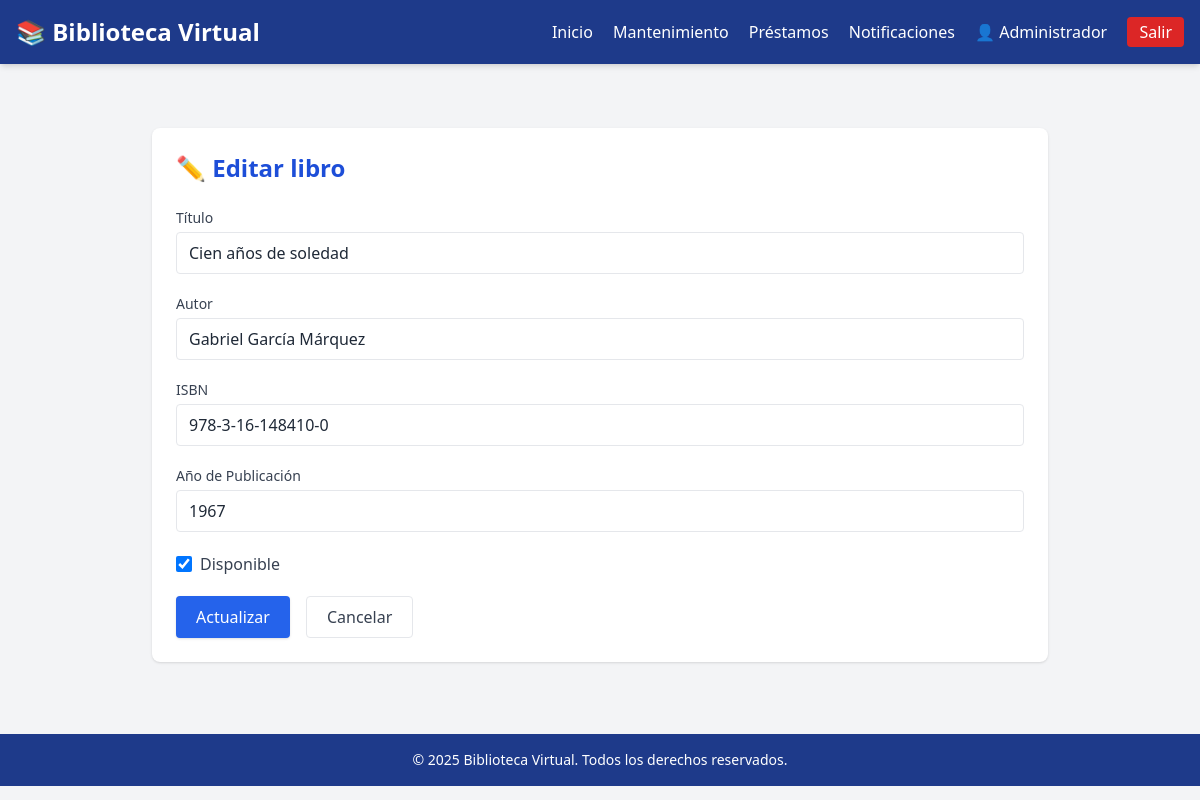
Page /index.php?action=editar&id=4 (signed in) on the committed database.
### tables this page shows
CREATE TABLE `libro` (
  `id` int(11) NOT NULL,
  `titulo` varchar(255) NOT NULL,
  `autor` varchar(255) DEFAULT NULL,
  `isbn` varchar(20) DEFAULT NULL,
  `ano_publicacion` year(4) DEFAULT NULL,
  `disponible` tinyint(1) DEFAULT 1,
  `creado_en` timestamp NOT NULL DEFAULT current_timestamp()
);

### controllers/LibroController.php (called while the page is built, shortened)
<?php
require_once __DIR__ . '/../models/Libro.php';
class LibroController
{
    private Libro $model;
    public function __construct(PDO $pdo)
    {
        $this->model    = new Libro($pdo);
    }
    public function editar(): void
    {
        $id    = intval($_GET['id'] ?? 0);
        $libro = $this->model->getById($id);
        $data   = [
            'titulo'          => $libro['titulo'],
            'autor'           => $libro['autor'],
            'isbn'            => $libro['isbn'],
            'ano_publicacion' => $libro['ano_publicacion'],
            'disponible'      => $libro['disponible'],
        ];
        include __DIR__ . '/../views/header.php';
        include __DIR__ . '/../views/libros/form.php';
        include __DIR__ . '/../views/footer.php';
    }
}

### models/Libro.php (called while the page is built, shortened)
<?php
class Libro
{
    private $pdo;
    public function __construct(PDO $pdo)
    {
        $this->pdo = $pdo;
    }
    public function getById(int $id): ?array
    {
        $stmt = $this->pdo->prepare("SELECT * FROM libro WHERE id = ?");
        $stmt->execute([$id]);
        return $stmt->fetch() ?: null;
    }
}

### views/libros/form.php (the view, shortened to what this page needs)
<div class="max-w-4xl mx-auto mt-10 bg-white p-6 shadow rounded-lg">
  <?php
    $isEdit = ($_GET['action'] ?? '') === 'editar';
    $actionUrl = $isEdit
      ? "index.php?action=editar&id=" . intval($_GET['id'])
      : "index.php?action=crear";
  ?>
  <h2 class="text-2xl font-bold mb-6 text-blue-700 flex items-center gap-2">
    <?= $isEdit ? '✏️ Editar libro' : '➕ Agregar nuevo libro' ?>
  </h2>
  <form method="post" action="<?= $actionUrl ?>" class="space-y-5">
    <div>
      <label for="titulo" class="block text-sm font-medium text-gray-700 mb-1">Título</label>
      <input type="text" id="titulo" name="titulo"
             value="<?= htmlspecialchars($data['titulo'] ?? '') ?>"
             class="w-full border rounded px-3 py-2 focus:outline-none focus:ring-2 focus:ring-blue-400" required>
    </div>
    <div>
      <label for="autor" class="block text-sm font-medium text-gray-700 mb-1">Autor</label>
      <input type="text" id="autor" name="autor"
             value="<?= htmlspecialchars($data['autor'] ?? '') ?>"
             class="w-full border rounded px-3 py-2 focus:outline-none focus:ring-2 focus:ring-blue-400" required>
    </div>
    <div>
      <label for="isbn" class="block text-sm font-medium text-gray-700 mb-1">ISBN</label>
      <input type="text" id="isbn" name="isbn"
             value="<?= htmlspecialchars($data['isbn'] ?? '') ?>"
             class="w-full border rounded px-3 py-2 focus:outline-none focus:ring-2 focus:ring-blue-400" required>
    </div>
    <div>
      <label for="ano_publicacion" class="block text-sm font-medium text-gray-700 mb-1">Año de Publicación</label>
      <input type="number" id="ano_publicacion" name="ano_publicacion"
             min="1000" max="<?= date('Y') ?>"
             value="<?= htmlspecialchars($data['ano_publicacion'] ?? '') ?>"
             class="w-full border rounded px-3 py-2 focus:outline-none focus:ring-2 focus:ring-blue-400" required>
    </div>
    <div class="flex items-center space-x-2">
      <input type="checkbox" id="disponible" name="disponible" value="1"
             <?= !empty($data['disponible']) ? 'checked' : '' ?>
             class="h-4 w-4 text-blue-600 border-gray-300 rounded">
      <label for="disponible" class="text-gray-700">Disponible</label>
    </div>
    <div class="flex space-x-4">
      <button type="submit"
              class="bg-blue-600 hover:bg-blue-700 text-white font-medium px-5 py-2 rounded shadow transition">
        <?= $isEdit ? 'Actualizar' : 'Guardar' ?>
      </button>
      <a href="index.php?action=mantenimiento"
         class="px-5 py-2 border rounded text-gray-700 hover:bg-gray-100 transition">Cancelar</a>
    </div>
  </form>
</div>

### rows in the picture
libro: titulo "Cien años de soledad", autor "Gabriel García Márquez", isbn "978-3-16-148410-0", ano_publicacion "1967", disponible "☑"

### other values in the picture
$_SESSION['user']['name'] "Administrador"
